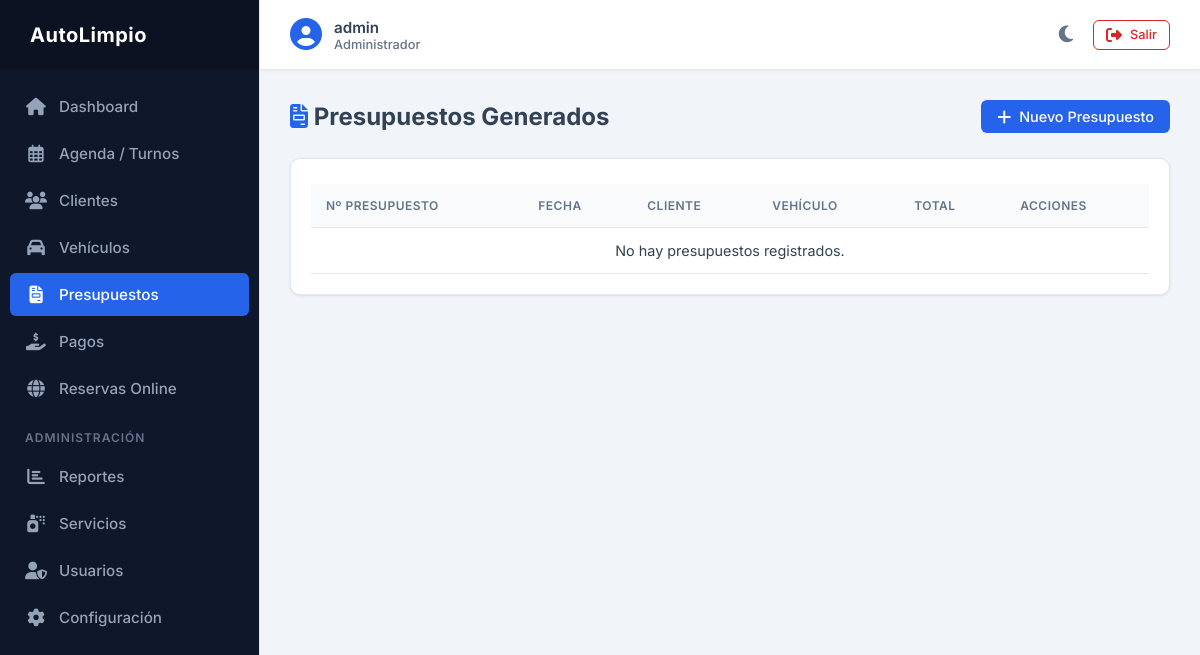
/presupuestos (signed in), run on an earlier commit of the app's database.
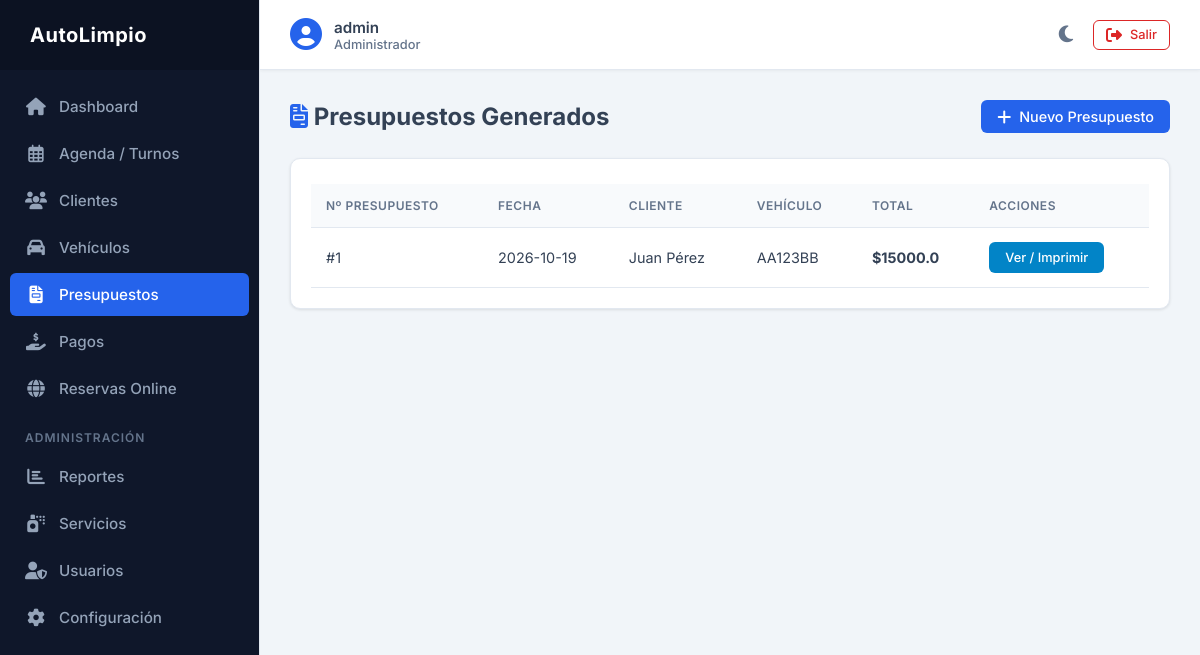
And on a later commit of the database.
### tables this page shows
CREATE TABLE presupuestos (
        id INTEGER PRIMARY KEY AUTOINCREMENT,
        cliente_id INTEGER NOT NULL,
        vehiculo_id INTEGER NOT NULL,
        total REAL NOT NULL,
        fecha TIMESTAMP DEFAULT CURRENT_TIMESTAMP,
        FOREIGN KEY (cliente_id) REFERENCES clientes(id),
        FOREIGN KEY (vehiculo_id) REFERENCES vehiculos(id)
    );

CREATE TABLE clientes (
        id INTEGER PRIMARY KEY AUTOINCREMENT,
        nombre TEXT NOT NULL,
        apellido TEXT NOT NULL,
        telefono TEXT NOT NULL,
        email TEXT,
        direccion TEXT,
        fecha_registro TIMESTAMP DEFAULT CURRENT_TIMESTAMP
    );

CREATE TABLE vehiculos (
        id INTEGER PRIMARY KEY AUTOINCREMENT,
        cliente_id INTEGER NOT NULL,
        marca TEXT NOT NULL,
        modelo TEXT NOT NULL,
        patente TEXT UNIQUE NOT NULL,
        tipo TEXT NOT NULL,
        FOREIGN KEY (cliente_id) REFERENCES clientes(id)
    );

### app.py (the view)
@app.route('/presupuestos')
@login_required
def presupuestos():
    conn = get_db()
    presupuestos_list = conn.execute('''
        SELECT p.*, c.nombre, c.apellido, v.patente
        FROM presupuestos p
        JOIN clientes c ON p.cliente_id = c.id
        JOIN vehiculos v ON p.vehiculo_id = v.id
        ORDER BY p.id DESC
    ''').fetchall()
    conn.close()
    return render_template('presupuestos.html', presupuestos=presupuestos_list)

### app.py (called while the page is built)
def get_db():
    conn = sqlite3.connect(DB_PATH)
    conn.row_factory = sqlite3.Row
    return conn

def login_required(f):
    @wraps(f)
    def decorated_function(*args, **kwargs):
        if 'user_id' not in session:
            return redirect(url_for('login'))
        return f(*args, **kwargs)
    return decorated_function

### templates/presupuestos.html
{% extends 'base.html' %}
{% block content %}
<div class="page-header">
    <h2><i class="fas fa-file-invoice" style="color: var(--primary-color);"></i> Presupuestos Generados</h2>
    <a href="{{ url_for('presupuesto_nuevo') }}" class="btn btn-primary"><i class="fas fa-plus"></i> Nuevo Presupuesto</a>
</div>
<div class="table-container" style="margin-top: 20px;">
    <table>
        <thead>
            <tr>
                <th>Nº Presupuesto</th>
                <th>Fecha</th>
                <th>Cliente</th>
                <th>Vehículo</th>
                <th>Total</th>
                <th>Acciones</th>
            </tr>
        </thead>
        <tbody>
            {% for p in presupuestos %}
            <tr>
                <td>#{{ p.id }}</td>
                <td>{{ p.fecha[:10] }}</td>
                <td>{{ p.nombre }} {{ p.apellido }}</td>
                <td>{{ p.patente }}</td>
                <td><strong>${{ p.total }}</strong></td>
                <td>
                    <a href="{{ url_for('presupuesto_ver', id=p.id) }}" class="btn btn-info" style="font-size: 0.8rem;">Ver / Imprimir</a>
                </td>
            </tr>
            {% else %}
            <tr>
                <td colspan="6" style="text-align: center;">No hay presupuestos registrados.</td>
            </tr>
            {% endfor %}
        </tbody>
    </table>
</div>
{% endblock %}

What changed in the data, as far as the page shows it:
added presupuestos: id "1", fecha "2026-10-19", nombre "Juan", apellido "Pérez", patente "AA123BB", total "15000.0"
Also different on the page:
text no longer shown: "No hay presupuestos registrados."
